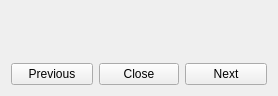
<?xml version="1.0" encoding="UTF-8"?>
<ui version="4.0">
 <class>Help</class>
 <widget class="QWidget" name="Help">
  <property name="windowModality">
   <enum>Qt::NonModal</enum>
  </property>
  <property name="geometry">
   <rect>
    <x>0</x>
    <y>0</y>
    <width>278</width>
    <height>96</height>
   </rect>
  </property>
  <property name="windowTitle">
   <string>Printing Assistance</string>
  </property>
  <layout class="QVBoxLayout" name="verticalLayout">
   <item>
    <widget class="QLabel" name="picture">
     <property name="sizePolicy">
      <sizepolicy hsizetype="Minimum" vsizetype="Expanding">
       <horstretch>0</horstretch>
       <verstretch>0</verstretch>
      </sizepolicy>
     </property>
     <property name="text">
      <string notr="true"/>
     </property>
     <property name="scaledContents">
      <bool>true</bool>
     </property>
    </widget>
   </item>
   <item>
    <widget class="QLabel" name="description">
     <property name="text">
      <string/>
     </property>
     <property name="textFormat">
      <enum>Qt::PlainText</enum>
     </property>
     <property name="wordWrap">
      <bool>true</bool>
     </property>
    </widget>
   </item>
   <item>
    <layout class="QHBoxLayout" name="horizontalLayout">
     <item>
      <widget class="QPushButton" name="previousButton">
       <property name="sizePolicy">
        <sizepolicy hsizetype="Minimum" vsizetype="Fixed">
         <horstretch>2</horstretch>
         <verstretch>0</verstretch>
        </sizepolicy>
       </property>
       <property name="text">
        <string>Previous</string>
       </property>
      </widget>
     </item>
     <item>
      <widget class="QPushButton" name="closeButton">
       <property name="sizePolicy">
        <sizepolicy hsizetype="Minimum" vsizetype="Fixed">
         <horstretch>1</horstretch>
         <verstretch>0</verstretch>
        </sizepolicy>
       </property>
       <property name="text">
        <string>Close</string>
       </property>
      </widget>
     </item>
     <item>
      <widget class="QPushButton" name="nextButton">
       <property name="sizePolicy">
        <sizepolicy hsizetype="Minimum" vsizetype="Fixed">
         <horstretch>2</horstretch>
         <verstretch>0</verstretch>
        </sizepolicy>
       </property>
       <property name="text">
        <string>Next</string>
       </property>
      </widget>
     </item>
    </layout>
   </item>
  </layout>
 </widget>
 <resources/>
 <connections/>
</ui>
